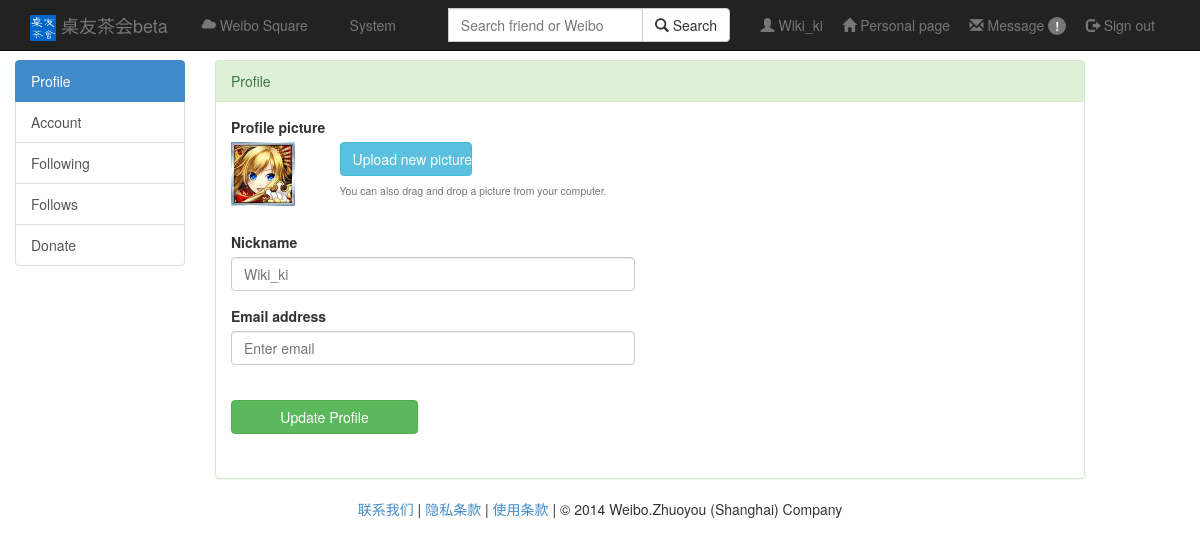
Page /settings/profile (signed in) on the committed database.
### app/models.py (models this page shows, shortened)
class User(db.Model):
    username = db.Column(db.String(128) , primary_key = True)
    url = db.Column(db.String(128))#头像
    nickname = db.Column(db.String(128) , index = True)
    email = db.Column(db.String(128) , index = True)
    password = db.Column(db.String(256) , index = True)
    state = db.Column(db.SmallInteger , default = STATE_OK)#激活和非激活状态
    role = db.Column(db.SmallInteger ,default = ROLE_USER)#用户和管理员两种权限
    lvip = db.Column(db.SmallInteger , default = 0)#活跃度等级
    point = db.Column(db.SmallInteger , default = 0)#活跃度分值

### app/views.py (the view)
@app.route('/settings',methods=['POST','GET'])
@app.route('/settings/profile',methods=['POST','GET'])
def profile():
        error = None
        if 'username' in session:
                Username = session['username']
                ret = models.User.query.filter_by(username=Username).first()
                return render_template("profile.html",ret=ret,nickname=ret.nickname)
        return render_template("error.html")

### app/templates/profile.html (shortened to what this page needs)
{% extends "base.html" %}
{% block content %}
<br>
<br>
<br>
<div class="container-fluid">
      <div class="row">
        <div class="col-sm-3 col-md-2">
           <div class="list-group">
					<a href="/settings/profile" class="list-group-item active">Profile</a>
					<a href="/settings/account" class="list-group-item">Account</a>
					<a href="/settings/following" class="list-group-item">Following</a>
					<a href="/settings/follows" class="list-group-item">Follows</a>
					<a href="/settings/donate" class="list-group-item">Donate</a>
		   </div>
        </div>
        <div class="col-md-9">
			<div class="panel panel-success">
				<div class="panel-heading">Profile</div>
				<div class="panel-body">
					<div class="row">
						<div class="col-md-6">
							<label for="InputProfile_picture">Profile picture</label>
							<div class="row">
								<div class="col-md-3">
									<img src="{{ ret.url }}" height="64" width="64"></img>
								</div>
								<div class="col-md-9">
									<div class="row">
										<div class="col-md-6">
											<button type="submit" class="btn btn-info btn-block" id="Upload">Upload new picture</button>
										</div>
									</div>
									<label for="InputProfile_picture" id="tips"><h5><small>You can also drag and drop a picture from your computer.</small></h5></label>
								</div>
							</div>
						</div>
					</div>
					<form action="/update1" method="post">
					<div class="row">
						<div class="col-md-6">
							<div class="form-group">
								<label for="InputNickname">Nickname</label>
								<input type="text" name = "nickname" class="form-control" id="Nickname" placeholder="{{nickname}}">
							</div>
						</div>
					</div>
					<div class="row">
						<div class="col-md-6">
							<div class="form-group">
								<label for="InputEmail">Email address</label>
								<input type="email" name = "email" class="form-control" id="Email" placeholder="Enter email">
							</div>
						</div>
					</div>
					<div class="row">
						<div class="col-md-3">
							<div class="form-group">
								<button type="submit" class="btn btn-success btn-block" id="Update">Update Profile</button>
							</div>
						</div>
					</div>
					</form>
				</div>
			</div>
        </div>
      </div>
    </div>
{% endblock %}

### app/templates/base.html (shortened to what this page needs)
<html>
<head>
<link href="/static/css/bootstrap.min.css" rel="stylesheet">
</head>
<body>
<div class="navbar navbar-inverse navbar-fixed-top" role="navigation">
	<div class="container">
		<div class="navbar-header">
			<a class="navbar-brand" href="/home"><img src="/static/pic/icon.jpg" height="26" width="26"></img> 桌友茶会beta</a>
		</div>
		<p class="navbar-text navbar-left">
			&nbsp;<a href="/square" class="navbar-link"><span class="glyphicon glyphicon-cloud"></span>&nbsp;Weibo Square</a>&nbsp;
		</p>
		<p class="navbar-text navbar-left">
			&nbsp;<a href="/system" class="navbar-link">&nbsp;System</a>&nbsp;
		</p>
		<p class="navbar-text navbar-right">
			<span class="glyphicon glyphicon-user"></span><a href="/settings/profile" class="navbar-link" id = "Nick">&nbsp;{{ nickname }}</a>&nbsp;&nbsp;&nbsp;&nbsp;
			<a href="/homepage?uid=self" class="navbar-link"><span class="glyphicon glyphicon glyphicon-home"></span> Personal page</a>&nbsp;&nbsp;&nbsp;&nbsp;
			<a href="/message/letter" class="navbar-link"><span class="glyphicon glyphicon-envelope"></span> Message&nbsp;<span class="badge">!</span></a>&nbsp;&nbsp;&nbsp;&nbsp;
			<a href="/logout" class="navbar-link"><span class="glyphicon glyphicon-log-out"></span> Sign out</a>
		</p>
		<form class="navbar-form navbar-right" role="form" action = "/result" method = "post">
			<div class="input-group">
				<div class="form-group">
				<input type="text" class="form-control" name = "query" placeholder="Search friend or Weibo">
				</div>
				<span class="input-group-btn">
					<button class="btn btn-default" type="submit" ><span class="glyphicon glyphicon-search"></span>&nbsp;Search</button>
				</span>
			</div>&nbsp;&nbsp;&nbsp;&nbsp;
		</form>
	</div>
</div>
	{% block content %} {% endblock %}
	<footer>
		<p align="center"><a href="">联系我们</a> | <a target="_blank" href="">隐私条款</a> | <a target="_blank" href="">使用条款</a> | © 2014 Weibo.Zhuoyou (Shanghai) Company</p>
	</footer>
  </body>
</html>

### rows in the picture
User: nickname "Wiki_ki", url (picture)
